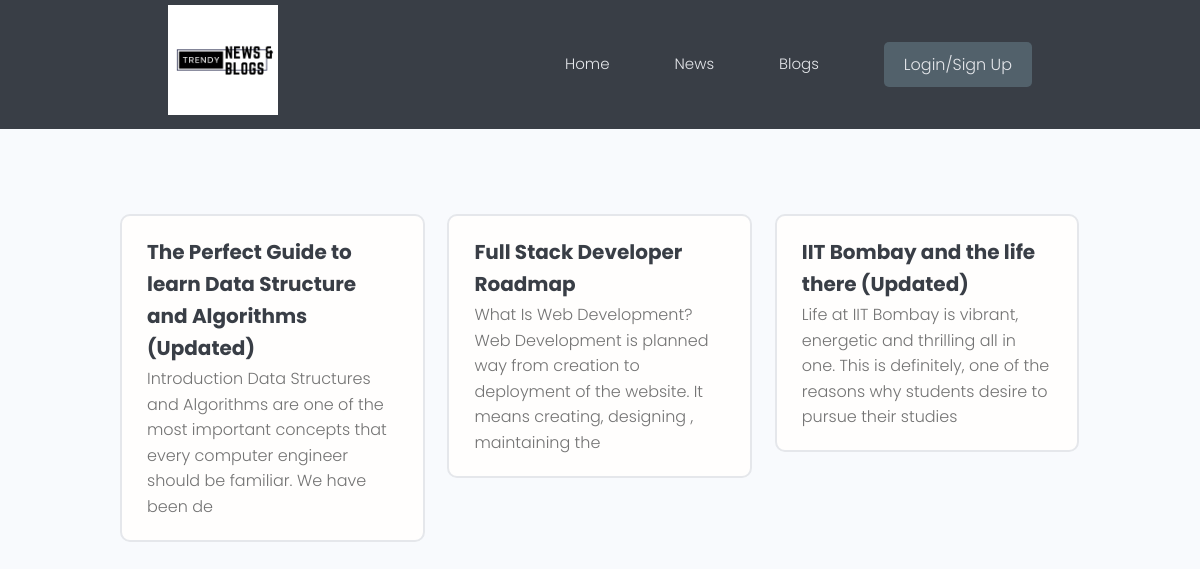
The page /blogs/ on the database as committed earlier.
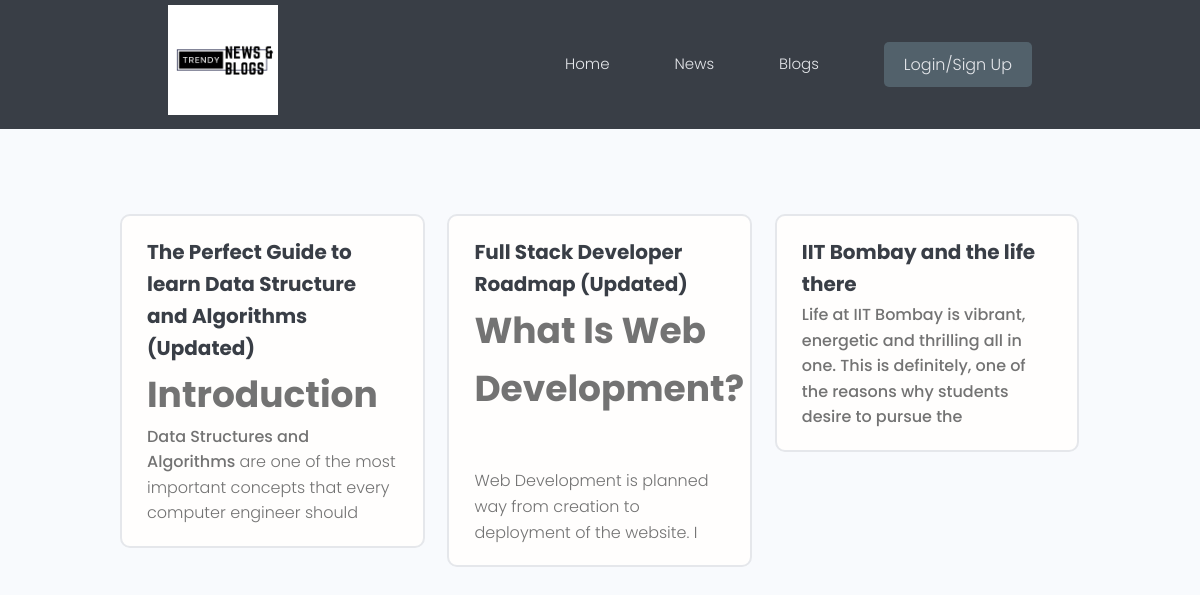
The same page on the database as committed later.
### blog/models.py (models this page shows, shortened)
class Post(models.Model):
    title = models.CharField(max_length=250)
    content = RichTextField(blank=True, null=True)
    author = models.ForeignKey(Profile,  on_delete=models.CASCADE, related_name="blog_posts")
    published = models.DateTimeField(default=timezone.now)
    class Meta:
        ordering = ['-published']

### blog/views.py (the view)
# urls.py: path('', views.blogs, name="blogs"),  # root domain
def blogs(request):
    blogs, search_query = searchBlogs(request)
    custom_range,blogs = paginateProjects(request, blogs, 6)
    context = {'blogs': blogs, 'search_query': search_query, 'custom_range': custom_range}
    return render(request, 'blogs.html', context)

### blog/utils.py (called while the page is built)
def paginateProjects(request,blogs, results):
    page = request.GET.get('page')
    paginator = Paginator(blogs,results)
    try:
        blogs = paginator.page(page)
    except PageNotAnInteger:
        page = 1
        blogs = paginator.page(page)
    except EmptyPage:
        page = paginator.num_pages
        blogs = paginator.page(page)
    leftIndex = (int(page) - 4)
    if leftIndex < 1:
        leftIndex = 1
    rightIndex = (int(page) + 5)
    if rightIndex > paginator.num_pages:
        rightIndex = paginator.num_pages + 1
    custom_range = range(leftIndex, rightIndex)
    return custom_range, blogs

def searchBlogs(request):
    search_query = ""
    if request.GET.get('search_query'):
        search_query = request.GET.get('search_query')
    blogs = Post.objects.distinct().filter(
        Q(title__icontains=search_query) |
        Q(content__icontains=search_query) |
        Q(author__name__icontains=search_query)
    )
    return blogs, search_query

### templates/blogs.html (shortened to what this page needs)
{% extends 'base.html'%} {% block content %}
<main class="projects">
  <section class="projectsList">
    <div class="container">
      <div class="grid grid--three">
        {% for blog in blogs %}
        <div class="column">
          <div class="card project">
              <div class="card__body">
                <a href="{% url 'blog' blog.id %}">
                <h3 class="project__title">{{blog.title}}</h3>
              </a>
                <p class="dev__info">
                  {{blog.content|safe|slice:"150"}}
                </p>
              </div>
          </div>
        </div>
        {% endfor %}
      </div>
    </div>
  </section>
</main>
{% endblock %}

Rows that differ between the two databases and show on the page:
changed Post "The Perfect Guide to learn Data Structure and Algorithms (Updated)": content "Introduction Data Structures and Algorithms are one of the most important concepts that every computer engineer should be familiar. We have been de" → "Introduction Data Structures and Algorithms are one of the most important concepts that every computer engineer should"
changed Post: title "Full Stack Developer Roadmap" → "Full Stack Developer Roadmap (Updated)"; content "What Is Web Development? Web Development is planned way from creation to deployment of the website. It means creating, designing , maintaining the" → "What Is Web Development? Web Development is planned way from creation to deployment of the website. I"
changed Post: title "IIT Bombay and the life there (Updated)" → "IIT Bombay and the life there"; content "Life at IIT Bombay is vibrant, energetic and thrilling all in one. This is definitely, one of the reasons why students desire to pursue their studies" → "Life at IIT Bombay is vibrant, energetic and thrilling all in one. This is definitely, one of the reasons why students desire to pursue the"
